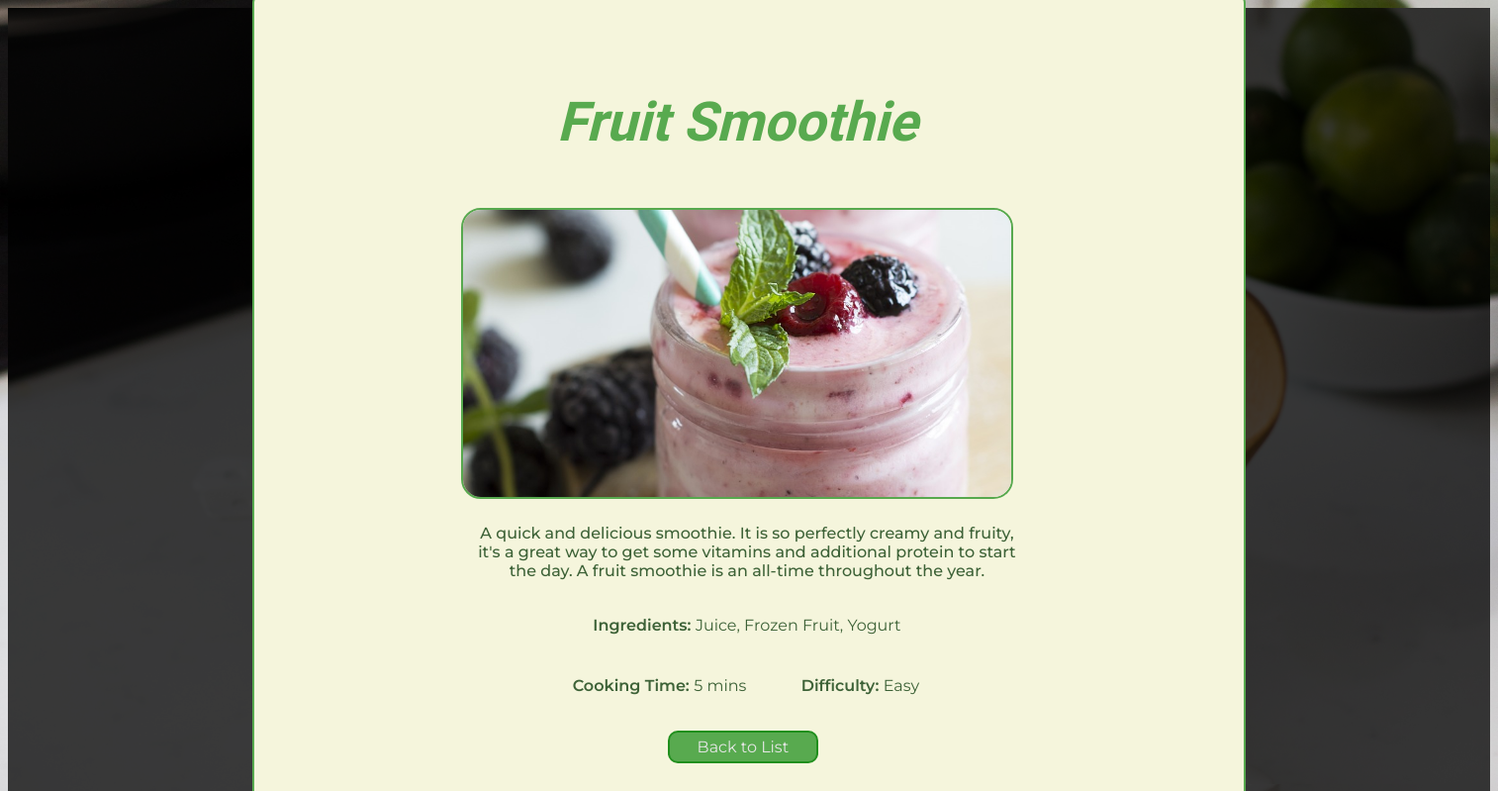
The page /list/1/ (signed in) on the database its author committed.
### recipes/models.py (models this page shows, shortened)
class Recipe(models.Model):
    name = models.CharField(max_length= 120)
    ingredients = models.CharField(max_length= 200, help_text="Enter the ingredient, separated by comma")
    cooking_time = models.PositiveIntegerField( help_text='Enter time in minutes')
    difficulty = models.CharField(max_length=20, blank= True)
    description = models.TextField(default='There is no description for this recipe.')
    pic= models.ImageField(upload_to='recipes', default='no_picture.jpg')

### recipes/views.py (the view)
# urls.py: path("list/<int:pk>/", RecipeDetailView.as_view(), name="detail"),
class RecipeDetailView(LoginRequiredMixin, DetailView):
    model = Recipe
    template_name= "recipes/recipe_details.html"

### recipes/templates/recipes/recipe_details.html (shortened to what this page needs)
{% load static %}
<!DOCTYPE html>
<html lang="en">
    <head>
        <link rel="stylesheet" type="text/css" href="{% static 'css/style.css' %}">
    </head>
    <body class="compact-view">
        <div class="details-flex-container">
            <div class="centered-div">
                    <div class="recipes-container-details">
                        <div class="top-details-holder">
                            <h2 class="details-header">{{object.name}}</h2>
                            <img src="{{object.pic.url}}" class="recipe-image-details" />
                        </div>
                        <div class="description-holder">
                            <p class="details-description">{{object.description}}</p>
                        </div>
                        <div class="ingredients-details">
                            <p class="ingredients-details-list"><span class="sub-header">Ingredients:
                                </span>{{object.ingredients}}</p>
                        </div>
                        <div class="time-and-difficulty">
                            <p class="sub-header-1"><span class="sub-header">Cooking Time: </span>{{object.cooking_time}} mins</p>
                            <br/>
                            <p><span class="sub-header">Difficulty: </span>{{object.difficulty}}</p>
                        </div>
                        <div class="details-button-holder">
                            <a href="{% url 'recipes:list' %}" class="back-button">Back to List</a>
                        </div>
                    </div>
                </div>
            </div>
    </body>
</html>

### static/css/style.css (style rules this page uses)
html, body { font-family: 'Montserrat', sans-serif; background-image: url('../images/kitchen.jpg'); background-size: cover; background-position: center; background-repeat: no-repeat; z-index: -1; height: 98vh; }
.details-flex-container { height: 100vh; display: flex; justify-content: center; align-items: center; text-align: center; background-color: rgba(0, 0, 0, 0.75); }
.recipes-container-details { background-color: beige; max-width: 1000px; border-radius: 10px; padding: 5%; flex-direction: column; padding-left: 21%; border: 2px solid rgba(0, 128, 0, 0.644) }
.time-and-difficulty { width: 75%; display: flex; font-family: "Montserrat", sans-serif; color: rgba(2, 51, 2, 0.76); }
.ingredients-details { width: 75%; padding: 10px; color: rgba(2, 51, 2, 0.76); }
.ingredients-details-list { font-family: "Montserrat", sans-serif; color: rgba(2, 51, 2, 0.76); }
.sub-header-1 { padding-left: 20%; margin-right: 10%; }
.sub-header { font-weight: 600; color: rgb(31, 75, 75); color: rgba(2, 51, 2, 0.76); }
.description-holder { width: 75%; padding: 10px; }
.top-details-holder { width: 75%; display: flex; flex-direction: column; justify-content: center; align-items: center; }
.top-details-holder img { width: 100%; height: 290px; object-fit: cover; border: 2px solid rgba(0, 128, 0, 0.644); border-radius: 20px; display: block; margin-bottom: 15px; }
.details-description { margin: 0; font-family: "Montserrat", sans-serif; font-weight: 500; color: rgba(2, 51, 2, 0.76); }
.details-header { font-family: "Concert One", sans-serif; font-style: italic; font-size: 55px; font-optical-sizing: auto; color: rgba(0, 128, 0, 0.644); padding-bottom: 10px; }
.details-button-holder { margin-top: 20px; width: 555px; display: flex; justify-content: center; align-items: center; }
.back-button { width: 25%; border-radius: 10px; border: 2px solid rgba(0, 128, 0, 0.644); background-color: rgba(0, 128, 0, 0.644); color: rgb(230, 230, 230); padding: 5px; text-decoration: none; text-align: center; margin-left: 2%; transition: all 0.25s ease; }

### rows shown on the page
Recipe: name "Fruit Smoothie", pic (picture), description "A quick and delicious smoothie. It is so perfectly creamy and fruity, it's a great way to get some vitamins and additional protein to start the day. A fruit smoothie is an all-time throughout the year.", ingredients "Juice, Frozen Fruit, Yogurt", cooking_time "5", difficulty "Easy"
